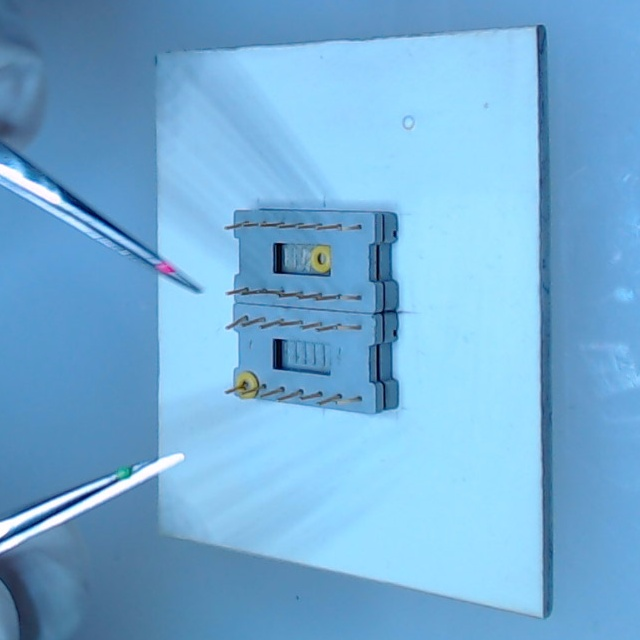
#> input picture Tracking3D/example_trial1/left/000021.jpg, 640 x 640 px
$ python -i 3D_MicrosurgeryTracking.py   (imports and definitions only)
#> lines starting #> are read from the running program, lines starting #| are printed output that depends on the picture; after the words box and inside, x2 and y2 are one past the last pixel; in counts of white or black regions, pixels touching at a corner belong together
#> further down, picture is the input picture: shape (640, 640, 3); mean B, G, R 213.6, 172.8, 115.2
import cv2
import os
import numpy as np
from ultralytics import YOLO

# Register of centroids, use "ant" if there are no markers in the frame
cen_x_ant = [0, 0, 0, 0]    # x -> [Green_CamL, Pink_CamL, Green_CamR, Pink_CamR]
cen_y_ant = [0, 0, 0, 0]

cen_x_ant_8n = [0, 0, 0, 0]    # x -> [Green_CamL, Pink_CamL, Green_CamR, Pink_CamR]
cen_y_ant_8n = [0, 0, 0, 0]

r_hand = [0, 0, 0]
l_hand = [0, 0, 0]


#  #################  Computing centroids  Mitracks3D #####################################################
# [98 lines left out: functions centroid_es, segment_colors, not called in this run]


def yolo_hsvL(image1):

    # Make the image from BGR to HSV color space
    hsv1 = cv2.cvtColor(image1, cv2.COLOR_BGR2HSV)
#> hsv1: shape (640, 640, 3); mean H, S, V 102.4, 120.4, 213.7

    # LEFT CAM Defining the range of values HSV for Green, Pink and Blue
    # GREEN
    cl_lower_G = (80, 80, 80)
    cl_upper_G = (92, 255, 255)
    # PINK
    cl_lower_P = (144, 70, 135)
    cl_upper_P = (162, 255, 255)

    # Getting just the markers in binary images
    cl_mask_G = cv2.inRange(hsv1, cl_lower_G, cl_upper_G)
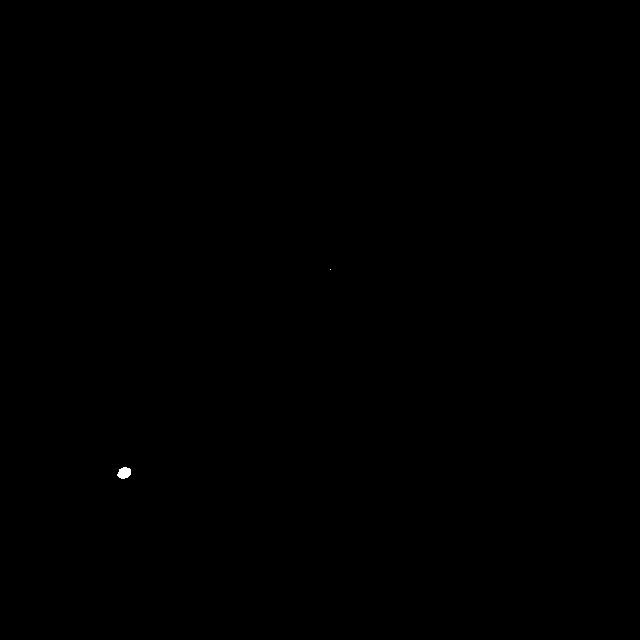
#> cl_mask_G: shape (640, 640); 0.03% white; 2 white regions (1 under 20 px), largest, box (x1, y1, x2, y2) and area: (117, 467, 131, 479) 126
    cl_mask_P = cv2.inRange(hsv1, cl_lower_P, cl_upper_P)
#> cl_mask_P: shape (640, 640); 0.02% white; 1 white region, box (x1, y1, x2, y2) and area: (159, 263, 174, 273) 99

    kernel = np.ones((3, 3), np.uint8)  # 3,3
    cl_mask_G = cv2.morphologyEx(cl_mask_G, cv2.MORPH_OPEN, kernel)
#> cl_mask_G: shape (640, 640); 0.03% white; 1 white region, box (x1, y1, x2, y2) and area: (118, 467, 131, 479) 124
    cl_mask_P = cv2.morphologyEx(cl_mask_P, cv2.MORPH_OPEN, kernel)
#> cl_mask_P: shape (640, 640); 0.02% white; 1 white region, box (x1, y1, x2, y2) and area: (160, 263, 173, 273) 96

    if np.count_nonzero(cl_mask_G) > np.count_nonzero(cl_mask_P):
        hand_id = 1
    elif np.count_nonzero(cl_mask_G) < np.count_nonzero(cl_mask_P):
        hand_id = 2
    else:
        hand_id = 0
        print('Lost marker')

    return hand_id


# [142 lines left out: functions yolo_hsvR, yolo8n_tri, not called in this run]

#  #################  Main definitions  ##############################################################################

# Path of the image files
path1 = os.path.dirname(os.path.abspath(__file__))  #             < --- THIS SCRIPT and example_trial1 folder TOGETHER
main_path = path1 + "\\example_trial1"

cl_folder_path = main_path + "\\left"
cr_folder_path = main_path + "\\right"

# Saving 3D data
save_3d_mitracks = main_path + "\\data_3D_mitracks.txt"
save_3d_YOLO8 = main_path + "\\data_3D_YOLO8.txt"

# VIDEOS
# Creating videos
#output_video_path_mt = main_path + "\\Mitracks3D_tracking.mp4"
output_video_path_8n = main_path + "\\Instruments_tracking.mp4"

height = 640
width = 640
# Define the videos codec and create the video files
fourcc = cv2.VideoWriter_fourcc(*"mp4v")
video_out_8 = cv2.VideoWriter(output_video_path_8n, fourcc, 30, (width * 2, height * 2))

# cv2.namedWindow("Stereoscopic tracking", cv2.WINDOW_AUTOSIZE)
# [5 lines not run here, left out]

# Load YOLO models
model_path_8n = os.path.join('.', 'best_Mitracks3D_YOLOv8n.pt')  # < --- OR best_Mitracks3D_YOLOv8m, or your own model
# [1 line that did not run here, left out]

threshold = 0.25    # original: 0.6


frame_count_8n = 0


# Get the list of files on the directory and sort them in numeric order; this is useful for the original images dataset
file_list = os.listdir(cl_folder_path)
file_list = sorted(file_list, key=lambda x: int(os.path.splitext(x)[0]))  # from 000000 to end

# Read and run through the image files
# [68 lines not run here, left out]

>>> import cv2
>>> picture = cv2.imread('example_trial1/left/000021.jpg')
>>> result = yolo_hsvL(picture)
#> result = 1
